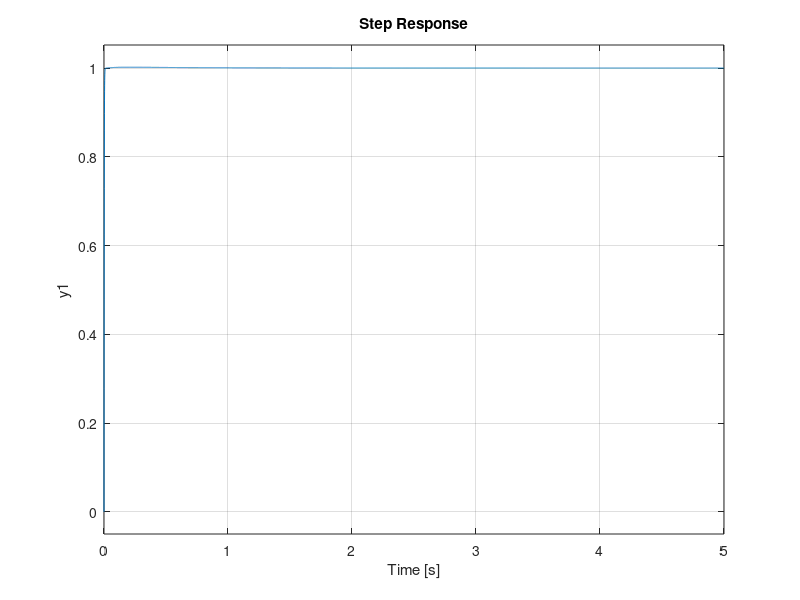

This figure's MATLAB source:
clear all;

close all;

s = tf('s');

sys = 26.1628/(s^2+14.6211*s);
kp = 355.056;
ki = 499.993;
kd = 24.935;

controller = kp + ki/s + kd * s; 
step(feedback(sys*controller,1),5);